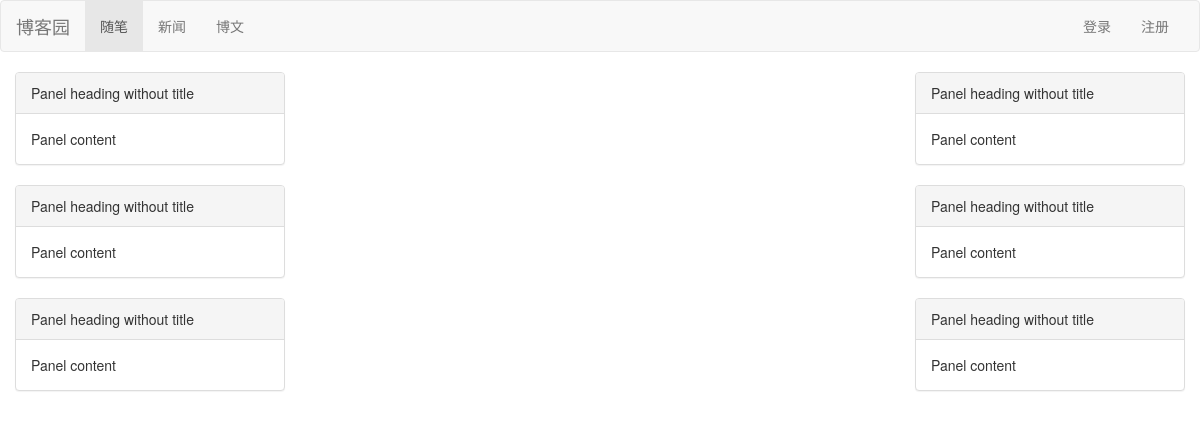
Before: /index/ with the older database file.
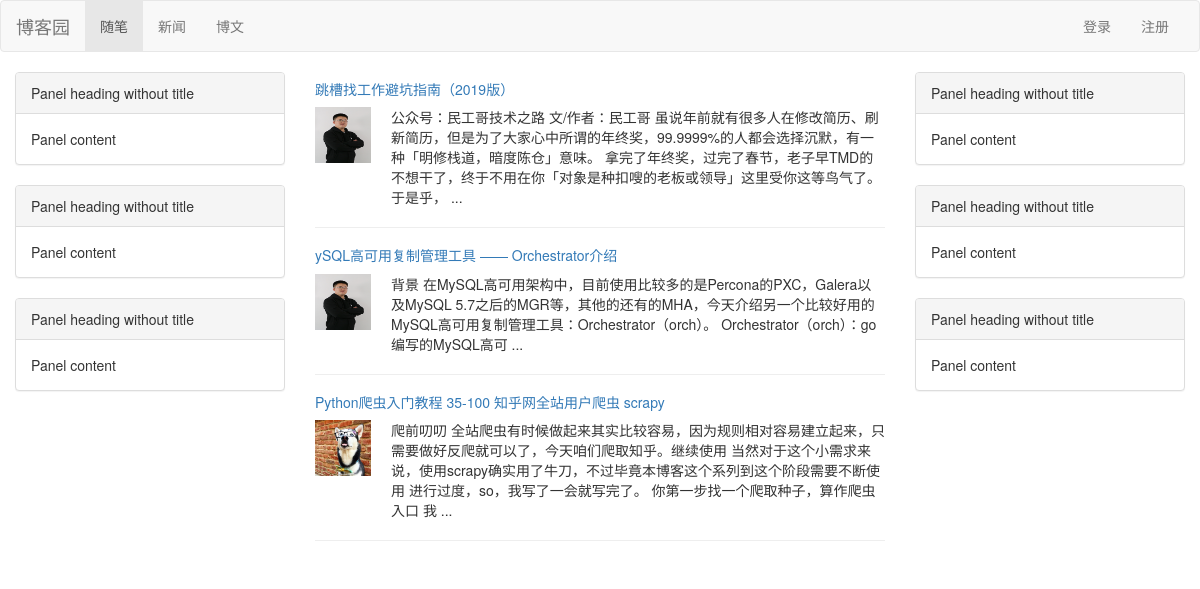
After: the same page with the newer database file.
### blog/models.py (models this page shows, shortened)
class Article(models.Model):
    nid = models.AutoField(primary_key=True)
    title = models.CharField(max_length=50, verbose_name='文章标题')
    desc = models.CharField(max_length=255, verbose_name='文章描述')
    create_time = models.DateTimeField(verbose_name='创建时间', auto_now_add=True)
    content = models.TextField()
    comment_count = models.IntegerField(default=0)
    up_count = models.IntegerField(default=0)
    down_count = models.IntegerField(default=0)
    user = models.ForeignKey(verbose_name='作者', to='UserInfo', to_field='nid', on_delete=models.CASCADE)
    category = models.ForeignKey(to='Category', to_field='nid', null=True, on_delete=models.CASCADE)
    tags = models.ManyToManyField(
        to="Tag",
        through='Article2Tag',
        through_fields=('article', 'tag'),
    )

class UserInfo(AbstractUser):
    nid = models.AutoField(primary_key=True)
    telephone = models.CharField(max_length=11, null=True, unique=True)
    avatar = models.FileField(upload_to='avatars/', default="/avatars/default.png")
    create_time = models.DateTimeField(verbose_name='创建时间', auto_now_add=True)
    blog = models.OneToOneField(to='Blog', to_field='nid', null=True, on_delete=models.CASCADE)

### blog/views.py (the view)
# urls.py: path('index/', views.index, name='index'),
def index(request):
    article_list = models.Article.objects.all()
    return render(request, 'blog/index.html', {"article_list": article_list})

### templates/blog/index.html (shortened to what this page needs)
<!DOCTYPE html>
<html lang="en">
<head>
    <link rel="stylesheet" href="/static/css/bootstrap.min.css">
</head>
<body>
{% load staticfiles %}
<nav class="navbar navbar-default">
    <div class="container-fluid">
        <div class="navbar-header">
            <a class="navbar-brand" href="#">博客园</a>
        </div>
        <div class="collapse navbar-collapse" id="bs-example-navbar-collapse-1">
            <ul class="nav navbar-nav">
                <li class="active"><a href="#">随笔 <span class="sr-only">(current)</span></a></li>
                <li><a href="#">新闻</a></li>
                <li><a href="#">博文</a></li>
            </ul>
            <ul class="nav navbar-nav navbar-right">
                {% if request.user.is_authenticated %}
                    <li><a href="#">{{ request.user.username }}</a></li>
                    <li class="dropdown">
                        <a href="#" class="dropdown-toggle" data-toggle="dropdown" role="button" aria-haspopup="true"
                           aria-expanded="false">用户中心 <span class="caret"></span></a>
                        <ul class="dropdown-menu">
                            <li><a href="#">修改密码</a></li>
                            <li><a href="#">修改头像</a></li>
                            <li><a href="/logout/">注销</a></li>
                            <li role="separator" class="divider"></li>
                            <li><a href="#">个人中心</a></li>
                        </ul>
                    </li>
                {% else %}
                    <li><a href="/login/">登录</a></li>
                    <li><a href="/register/">注册</a></li>
                {% endif %}
            </ul>
        </div>
    </div>
</nav>
<div class="container-fluid">
    <div class="row">
        <div class="col-md-3">
            <div class="panel panel-default">
                <div class="panel-heading">Panel heading without title</div>
                <div class="panel-body">
                    Panel content
                </div>
            </div>
            <div class="panel panel-default">
                <div class="panel-heading">Panel heading without title</div>
                <div class="panel-body">
                    Panel content
                </div>
            </div>
            <div class="panel panel-default">
                <div class="panel-heading">Panel heading without title</div>
                <div class="panel-body">
                    Panel content
                </div>
            </div>
        </div>
        <div class="col-md-6">
            <div class="aritcle_list">
                {% for article in article_list %}
                    <div class="article-item">
                        <h5><a href="">{{ article.title }}</a></h5>
                        <div class="article-desc">
                    <span class="media-left">
                        <a href=""><img width="56" height="56" src="media/{{ article.user.avatar }}" alt=""></a>
                    </span>
                            <span class="media-right">
                        {{ article.desc }}
                    </span>
                        </div>
                    </div>
                    <hr>
                {% endfor %}
            </div>
        </div>
        <div class="col-md-3">
            <div class="panel panel-default">
                <div class="panel-heading">Panel heading without title</div>
                <div class="panel-body">
                    Panel content
                </div>
            </div>
            <div class="panel panel-default">
                <div class="panel-heading">Panel heading without title</div>
                <div class="panel-body">
                    Panel content
                </div>
            </div>
            <div class="panel panel-default">
                <div class="panel-heading">Panel heading without title</div>
                <div class="panel-body">
                    Panel content
                </div>
            </div>
        </div>
    </div>
</div>
</body>
</html>

Changed rows visible on the page:
added Article: title "跳槽找工作避坑指南（2019版）", user.avatar (picture), desc "公众号：民工哥技术之路 文/作者：民工哥 虽说年前就有很多人在修改简历、刷新简历，但是为了大家心中所谓的年终奖，99.9999%的人都会选择沉默，有一种「明修栈道，暗度陈仓」意味。 拿完了年终奖，过完了春节，老子早TMD的不想干了，终于不用在你「对象是种扣嗖的老板或领导」这里受你这等鸟气了。于是乎， ..."
added Article: title "ySQL高可用复制管理工具 —— Orchestrator介绍", user.avatar (picture), desc "背景 在MySQL高可用架构中，目前使用比较多的是Percona的PXC，Galera以及MySQL 5.7之后的MGR等，其他的还有的MHA，今天介绍另一个比较好用的MySQL高可用复制管理工具：Orchestrator（orch）。 Orchestrator（orch）：go编写的MySQL高可 ..."
added Article: title "Python爬虫入门教程 35-100 知乎网全站用户爬虫 scrapy", user.avatar (picture), desc "爬前叨叨 全站爬虫有时候做起来其实比较容易，因为规则相对容易建立起来，只需要做好反爬就可以了，今天咱们爬取知乎。继续使用 当然对于这个小需求来说，使用scrapy确实用了牛刀，不过毕竟本博客这个系列到这个阶段需要不断使用 进行过度，so，我写了一会就写完了。 你第一步找一个爬取种子，算作爬虫入口 我 ..."
